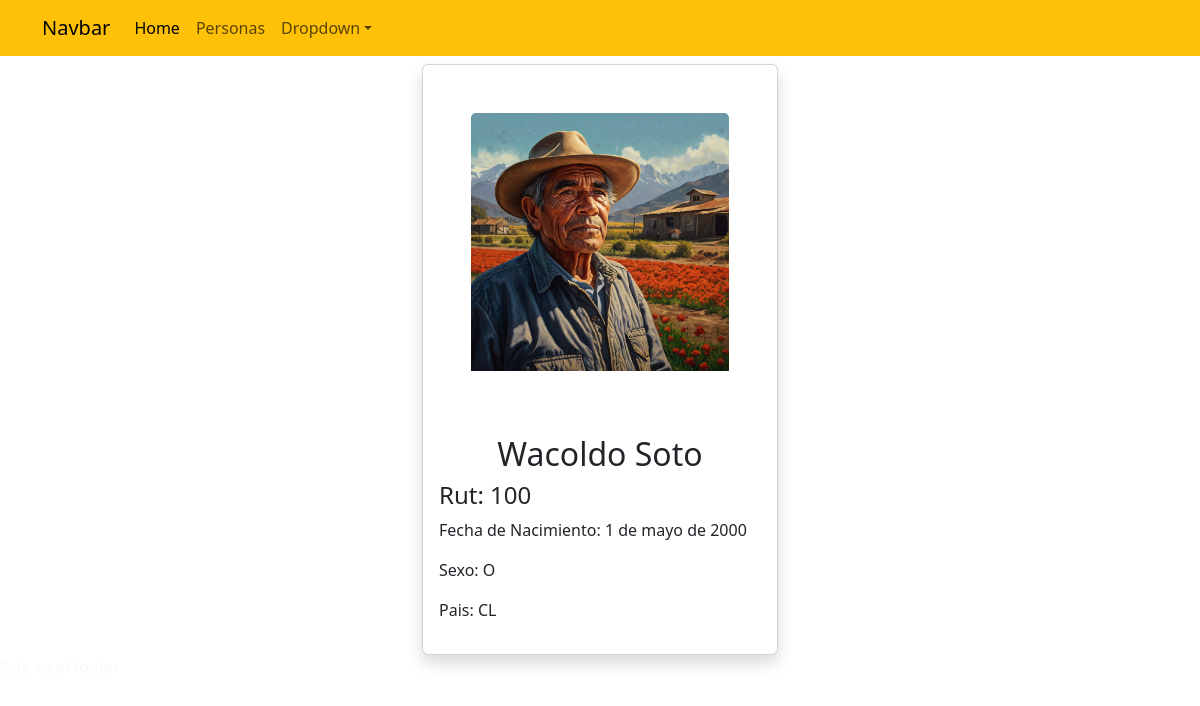
/detallepersona/100, run on the app's committed database.
### app_orm/models.py (models this page shows, shortened)
class Persona(models.Model):
    rut=models.CharField(max_length=10, primary_key=True, null=False)
    nombre=models.CharField(max_length=50, null=False)
    apellido=models.CharField(max_length=50, null=False)
    foto=models.ImageField("Imagen",upload_to='personas',null=True)
    f_nacto=models.DateField("Fecha de Nacimiento")
    sexo=models.CharField(max_length=1, default='O', choices=TIPO_SEXO)
    pais=models.CharField(max_length=20, choices=LISTA_PAISES, default='CL')

### app_orm/views.py (the view)
# urls.py: path('detallepersona/<id>',detallepersona,name='detallepersona')
def detallepersona(request,id):
    persona=get_object_or_404(Persona,rut=id)
    datos={
        "persona":persona
    }
    return render(request,'app_orm/detallepersona.html', datos)

### app_orm/templates/app_orm/detallepersona.html
{% extends "app_orm/base.html" %}
{% load static %}
{% block contenido %}
<div class="container">
    <div class="row">
        <div class="col-lg-4"></div>
        <div class="col-lg-4">
            <div class="card mt-2 shadow rounded">
               <div class="p-5">
                <img src="{{persona.foto.url}}" class="card-img-top" alt="imagen" width="50">
               </div>
                <div class="card-body">
                  <h2 class="card-title text-center">{{persona.nombre}} {{persona.apellido}}</h2>
                    <h4>Rut: {{persona.rut}}</h4>
                    <p>Fecha de Nacimiento: {{persona.f_nacto}}</p>
                    <p>Sexo: {{persona.sexo}}</p>
                    <p>Pais: {{persona.pais}}</p>
                </div>
              </div>
        </div>
        <div class="col-lg-4"></div>
    </div>
</div>
{% endblock contenido %}

### data on the page
Persona: foto (picture), nombre "Wacoldo", apellido "Soto", rut "100", f_nacto "1 de mayo de 2000", sexo "O", pais "CL"
